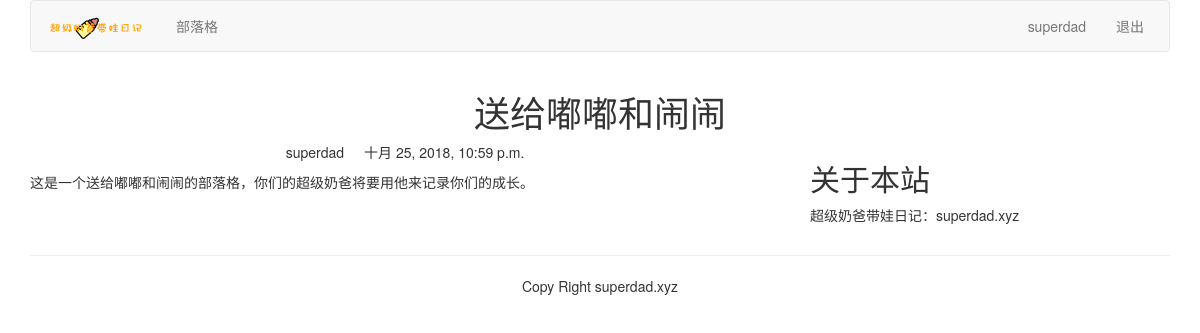
The app's page /blog/1/ (signed in) with its own data.
### blog/models.py (models this page shows, shortened)
class blogarticles(models.Model):
    title = models.CharField(max_length=300)
    author = models.ForeignKey(User,related_name="blog_posts",on_delete=models.CASCADE)
    body = models.TextField()
    publish =models.DateTimeField(default=timezone.now)
    class Meta:
        ordering = ("-publish",)

### blog/views.py (the view)
# urls.py: path("<article_id>/",views.blog_article,name="blog_article"),
def blog_article(request,article_id):
    article = get_object_or_404(blogarticles,id=article_id)
    pub=article.publish
    return render(request, "blog/content.html", {"article":article, "publish":pub })

### templates/blog/content.html (shortened to what this page needs)
{% extends "base.html" %}
{% block content %}
<div class="row text-center vertical-middle-sm">
    <h1>{{ article.title }}</h1>
</div>
<div class="row">
    <div class="col-xs-12 col-md-8">
        <p class="text-center"><span>{{ article.author.username }}</span><span style="margin-left:20px">{{ publish }}</span></p>
        <div>{{ article.body }}</div>
    </div>
    <div class="col-xs-6 col-md-4">
        <h2>关于本站</h2>
        <p>超级奶爸带娃日记：superdad.xyz</p>
    </div>
</div>
{% endblock %}

### templates/header.html
{% load staticfiles %}
<div class="container">
    <nav class="navbar navbar-default" role="navigation">
        <div class="navbar-brand">
            <a class="navbar-header" herf="http://superdad.xyz"><img src="{% static '/images/logo.png' %}" width="100px"></a>
        </div>
        <div>
            <ul class="nav navbar-nav" role="navigation">
                <li><a href="{% url 'blog:blog_title' %}">部落格</a></li>
            </ul>
            <ul class="nav navbar-nav navbar-right" style="margin-right:10px">
                {% if user.is_authenticated %}
                <li><a href="#">{{ user.username }}</a></li>
                <li><a href="{% url 'account:user_logout' %}">退出</a></li>
                {% else %}
                <li><a href="{% url 'account:user_login' %}">登录</a></li>
                <li><a href="{% url 'account:user_register' %}">注册</a></li>
                {% endif %}
            </ul>
        </div>
    </nav>
</div>

### records on screen
blogarticles: title "送给嘟嘟和闹闹", author.username "superdad", publish "十月 25, 2018, 10:59 p.m.", body "这是一个送给嘟嘟和闹闹的部落格，你们的超级奶爸将要用他来记录你们的成长。"

### other values on screen
{{ user.username }} "superdad"
